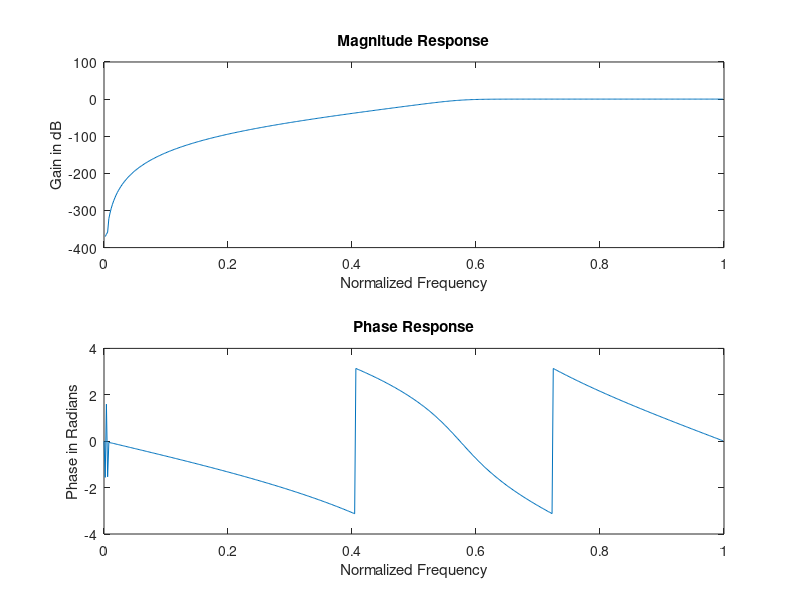

The MATLAB script that drew this image:
clc;
clear all;
close all;

alphas = 50;
alphap = 1;

fpass = 1050;
fstop = 600;   
fsample = 3500;

wp = 2*fpass/fsample;
ws = 2*fstop/fsample;

[n,wn] = buttord(wp,ws,alphap,alphas);
[b,a] = butter(n,wn, 'high');
[h,w] = freqz(b,a);

subplot(2,1,1), plot(w/pi, 20*log10(abs(h)));
xlabel('Normalized Frequency');
ylabel('Gain in dB');
title('Magnitude Response');

subplot(2,1,2), plot(w/pi, angle(h));
xlabel('Normalized Frequency');
ylabel('Phase in Radians');
title('Phase Response');
